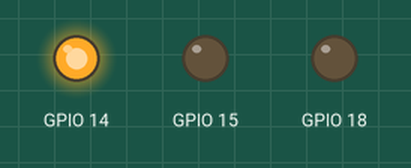
Simulated run of this program. Board: Raspberry Pi (BCM pin numbers). Parts: output pins drawn as LEDs (lit = HIGH). At 40.0 s the program stops and its outputs stay as they are.

Above: at 0.07 s.
At 0.42 s:
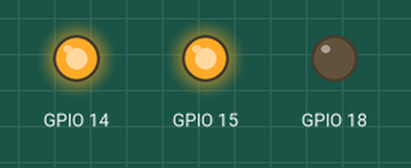
At 0.77 s:
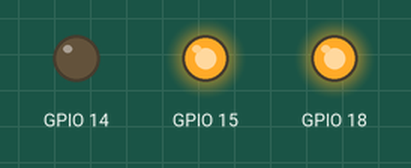
At 1.4 s:
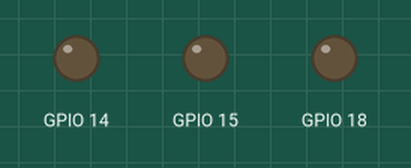
At 2.7 s:
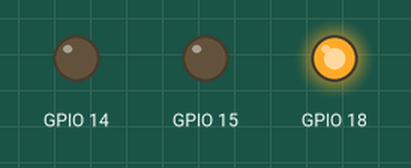
Timing chart, 0 to 3.0 s (numbered marks = the images above):
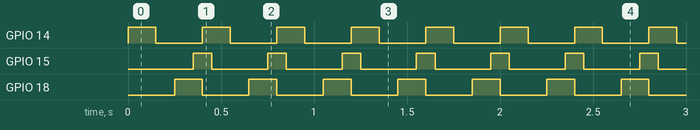

Measured:
- by itself, GPIO 14, GPIO 18: alternates HIGH for 0.15 s and LOW for 0.25 s, 200 changes in all, then stays LOW
- by itself, GPIO 15: alternates HIGH for 0.10 s and LOW for 0.30 s, 200 changes in all, then stays LOW

The program:

LightDisko.py
```python
import RPi.GPIO as GPIO
import time
GPIO.setmode(GPIO.BCM)

GPIO.setup(14, GPIO.OUT)
GPIO.setup(15, GPIO.OUT)
GPIO.setup(18, GPIO.OUT)

count = 0
while(count < 100) :
        count = count +1
        GPIO.output(14, GPIO.HIGH)
        time.sleep(0.05)
        GPIO.output(15, GPIO.LOW)
        time.sleep(0.05)
        GPIO.output(18, GPIO.LOW)
        time.sleep(0.05)
        GPIO.output(14, GPIO.LOW)
        time.sleep(0.05)
        GPIO.output(15, GPIO.LOW)
        time.sleep(0.05)
        GPIO.output(18, GPIO.HIGH)
        time.sleep(0.05)
        GPIO.output(14, GPIO.LOW)
        time.sleep(0.05)
        GPIO.output(15,GPIO.HIGH)
        time.sleep(0.05)
        GPIO.output(18,GPIO.LOW)
GPIO.cleanup()
```
